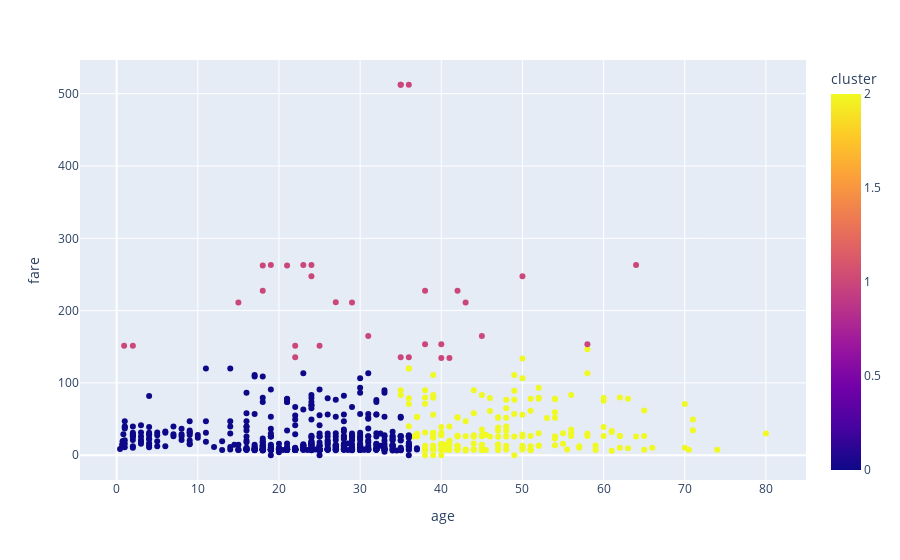

The cell this chart's notebook holds for it:
### Code cell
fig=px.scatter(df,x='age',y='fare',color='cluster')
fig.show()

### Figure 1 — Plotly figure (JSON) as saved in the notebook; plotly's stock layout.template omitted (floating-point values rounded to 4 significant figures; data arrays with more than 128 entries replaced by an {"elided": "..."} marker saying what was removed)
{"data": [{"hovertemplate": "age=%{x}<br>fare=%{y}<br>cluster=%{marker.color}<extra></extra>", "legendgroup": "", "marker": {"color": {"elided": "891 int values"}, "coloraxis": "coloraxis", "symbol": "circle"}, "mode": "markers", "name": "", "orientation": "v", "showlegend": false, "type": "scatter", "x": {"elided": "891 float values"}, "xaxis": "x", "y": {"elided": "891 float values"}, "yaxis": "y"}], "layout": {"coloraxis": {"colorbar": {"title": {"text": "cluster"}}, "colorscale": [[0, "#0d0887"], [0.1111, "#46039f"], [0.2222, "#7201a8"], [0.3333, "#9c179e"], [0.4444, "#bd3786"], [0.5556, "#d8576b"], [0.6667, "#ed7953"], [0.7778, "#fb9f3a"], [0.8889, "#fdca26"], [1, "#f0f921"]]}, "legend": {"tracegroupgap": 0}, "margin": {"t": 60}, "xaxis": {"anchor": "y", "domain": [0, 1], "title": {"text": "age"}}, "yaxis": {"anchor": "x", "domain": [0, 1], "title": {"text": "fare"}}}}
